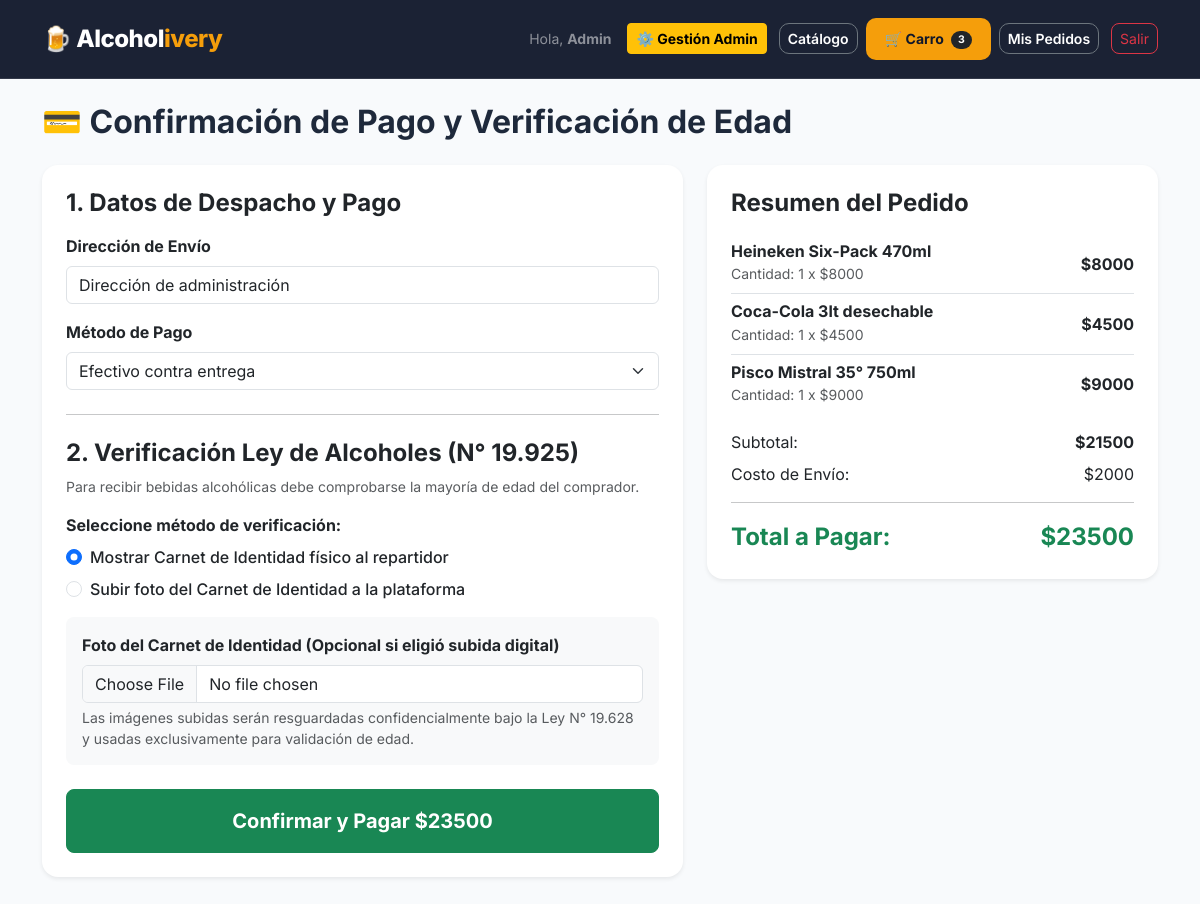
Screenshot of /checkout/ (signed in) with the database file from the repository.
### delivery/models.py (models this page shows, shortened)
class CarroCompras(models.Model):
    cliente = models.OneToOneField(User, on_delete=models.CASCADE, related_name='carro')
    def obtener_subtotal(self):
        return sum(item.obtener_subtotal() for item in self.items.all())
    def obtener_total_items(self):
        return sum(item.cantidad for item in self.items.all())

class ItemCarro(models.Model):
    carro = models.ForeignKey(CarroCompras, on_delete=models.CASCADE, related_name='items')
    producto = models.ForeignKey(Producto, on_delete=models.CASCADE)
    cantidad = models.PositiveIntegerField(default=1)
    def obtener_subtotal(self):
        return self.producto.precio * self.cantidad

class Producto(models.Model):
    CATEGORIAS = [
        ('ALCOHOL', 'Bebidas Alcohólicas'),
        ('BEBIDA', 'Refrescos y Bebidas'),
        ('CIGARRO', 'Cigarrillos y Tabaco'),
    ]
    nombre = models.CharField(max_length=100)
    categoria = models.CharField(max_length=20, choices=CATEGORIAS, default='ALCOHOL')
    precio = models.IntegerField()
    stock_actual = models.IntegerField(default=0)
    imagen = models.ImageField(upload_to='productos/', blank=True, null=True)
    requiere_mayor_edad = models.BooleanField(default=True)
    disponible = models.BooleanField(default=True)

### delivery/views.py (the view)
# urls.py: path('checkout/', views.checkout_view, name='checkout'),
@login_required
def checkout_view(request):
    carro, _ = CarroCompras.objects.get_or_create(cliente=request.user)
    items = carro.items.select_related('producto').all()
    if not items.exists():
        messages.warning(request, "Tu carro de compras está vacío.")
        return redirect('catalogo')
    subtotal = carro.obtener_subtotal()
    costo_envio = 2000
    total = subtotal + costo_envio
    if request.method == 'POST':
        form = CheckoutForm(request.POST, request.FILES)
        if form.is_valid():
            direccion = form.cleaned_data['direccion_entrega']
            metodo = form.cleaned_data['metodo_pago']
            verificacion = form.cleaned_data['metodo_verificacion']
            imagen_carnet = form.cleaned_data.get('imagen_carnet')
            pedido = Pedido.objects.create(
                cliente=request.user,
                direccion_entrega=direccion,
                metodo_pago=metodo,
                metodo_verificacion=verificacion,
                imagen_carnet=imagen_carnet,
                subtotal=subtotal,
                costo_envio=costo_envio,
                total_pagar=total,
                estado_despacho='PENDIENTE'
            )
            for item in items:
                DetallePedido.objects.create(
                    pedido=pedido,
                    producto=item.producto,
                    cantidad=item.cantidad,
                    precio_unitario=item.producto.precio,
                    subtotal=item.obtener_subtotal()
                )
                item.producto.stock_actual -= item.cantidad
                item.producto.save()
            carro.items.all().delete()
            messages.success(request, f"¡Pedido #{pedido.id} realizado exitosamente! En breve será despachado.")
            return redirect('mis_pedidos')
    else:
        perfil = getattr(request.user, 'perfil', None)
        direccion_inicial = perfil.direccion if perfil else 'Dirección de administración'
        form = CheckoutForm(initial={'direccion_entrega': direccion_inicial, 'metodo_verificacion': 'PRESENCIAL'})
    return render(request, 'delivery/checkout.html', {
        'form': form,
        'items': items,
        'subtotal': subtotal,
        'costo_envio': costo_envio,
        'total': total
    })

### delivery/forms.py (shortened to what this page needs)
class CheckoutForm(forms.Form):
    direccion_entrega = forms.CharField(
        label="Dirección de Envío",
        max_length=200,
        widget=forms.TextInput(attrs={'class': 'form-control', 'placeholder': 'Ej. Av. Pajaritos 1234, Maipú'})
    )
    metodo_pago = forms.ChoiceField(
        label="Método de Pago",
        choices=Pedido.METODOS_PAGO,
        widget=forms.Select(attrs={'class': 'form-select'})
    )
    metodo_verificacion = forms.ChoiceField(
        label="Verificación de Edad en Venta de Alcohol",
        choices=Pedido.METODOS_VERIFICACION,
        widget=forms.RadioSelect(attrs={'class': 'form-check-input'})
    )
    imagen_carnet = forms.ImageField(
        label="Foto del Carnet de Identidad (Opcional si eligió subida digital)",
        required=False,
        widget=forms.FileInput(attrs={'class': 'form-control'})
    )

### delivery/templates/delivery/checkout.html (shortened to what this page needs)
{% extends 'delivery/base.html' %}
{% block content %}
<h2 class="mb-4 fw-bold">💳 Confirmación de Pago y Verificación de Edad</h2>
<div class="row">
    <div class="col-md-7">
        <div class="card shadow-sm border-0 rounded-4 mb-4">
            <div class="card-body p-4">
                <h4 class="card-title fw-bold mb-3">1. Datos de Despacho y Pago</h4>
                <form method="post" enctype="multipart/form-data">
                    <div class="mb-3">
                        <label class="form-label fw-bold">{{ form.direccion_entrega.label }}</label>
                        {{ form.direccion_entrega }}
                    </div>
                    <div class="mb-4">
                        <label class="form-label fw-bold">{{ form.metodo_pago.label }}</label>
                        {{ form.metodo_pago }}
                    </div>
                    <hr class="my-4">
                    <h4 class="card-title fw-bold mb-2">2. Verificación Ley de Alcoholes (N° 19.925)</h4>
                    <p class="text-muted small mb-3">
                        Para recibir bebidas alcohólicas debe comprobarse la mayoría de edad del comprador.
                    </p>
                    <div class="mb-3">
                        <label class="form-label fw-bold mb-2">Seleccione método de verificación:</label>
                        {% for radio in form.metodo_verificacion %}
                            <div class="form-check mb-2">
                                {{ radio.tag }}
                                <label class="form-check-label fw-medium" for="{{ radio.id_for_label }}">
                                    {{ radio.choice_label }}
                                </label>
                            </div>
                        {% endfor %}
                    </div>
                    <div class="mb-4 p-3 bg-light rounded-3">
                        <label class="form-label fw-bold">{{ form.imagen_carnet.label }}</label>
                        {{ form.imagen_carnet }}
                        <small class="text-muted d-block mt-1">
                            Las imágenes subidas serán resguardadas confidencialmente bajo la Ley N° 19.628 y usadas exclusivamente para validación de edad.
                        </small>
                    </div>
                    <button type="submit" class="btn btn-success btn-lg w-100 fw-bold py-3 fs-5">Confirmar y Pagar ${{ total }}</button>
                </form>
            </div>
        </div>
    </div>
    <div class="col-md-5">
        <div class="card shadow-sm border-0 rounded-4">
            <div class="card-body p-4">
                <h4 class="card-title fw-bold mb-3">Resumen del Pedido</h4>
                <ul class="list-group list-group-flush mb-3">
                    {% for item in items %}
                    <li class="list-group-item d-flex justify-content-between align-items-center px-0 bg-transparent">
                        <div>
                            <h6 class="mb-0 fw-bold">{{ item.producto.nombre }}</h6>
                            <small class="text-muted">Cantidad: {{ item.cantidad }} x ${{ item.producto.precio }}</small>
                        </div>
                        <span class="fw-bold">${{ item.obtener_subtotal }}</span>
                    </li>
                    {% endfor %}
                </ul>
                <div class="d-flex justify-content-between mb-2">
                    <span>Subtotal:</span>
                    <span class="fw-bold">${{ subtotal }}</span>
                </div>
                <div class="d-flex justify-content-between mb-2">
                    <span>Costo de Envío:</span>
                    <span>${{ costo_envio }}</span>
                </div>
                <hr>
                <div class="d-flex justify-content-between fs-4 fw-bold text-success">
                    <span>Total a Pagar:</span>
                    <span>${{ total }}</span>
                </div>
            </div>
        </div>
    </div>
</div>
{% endblock %}

### delivery/templates/delivery/base.html (shortened to what this page needs)
<!DOCTYPE html>
<html lang="es">
<head>
    <link rel="stylesheet" href="https://cdn.jsdelivr.net/npm/bootstrap@5.3.0/dist/css/bootstrap.min.css">
</head>
<body>
    <nav class="navbar navbar-expand-lg navbar-dark navbar-custom sticky-top py-3 mb-4">
        <div class="container">
            <a class="navbar-brand fs-4" href="{% url 'catalogo' %}">🍺 Alcohol<span>ivery</span></a>
            {% if user.is_authenticated %}
                <div class="d-flex align-items-center gap-2">
                    <span class="text-white-50 small me-2 d-none d-md-inline">Hola, <strong>{{ user.username }}</strong></span>
                    {% if user.is_staff %}
                        <a href="{% url 'admin_productos' %}" class="btn btn-warning btn-sm fw-bold me-1">⚙️ Gestión Admin</a>
                    {% endif %}
                    <a href="{% url 'catalogo' %}" class="btn btn-outline-custom btn-sm text-white border-secondary">Catálogo</a>
                    <a href="{% url 'ver_carro' %}" class="btn btn-accent btn-sm">
                        🛒 Carro <span class="badge bg-dark text-white rounded-pill ms-1">{{ user.carro.obtener_total_items|default:0 }}</span>
                    </a>
                    <a href="{% url 'mis_pedidos' %}" class="btn btn-outline-custom btn-sm text-white border-secondary">Mis Pedidos</a>
                    <a href="{% url 'logout' %}" class="btn btn-outline-danger btn-sm rounded-3 ms-1">Salir</a>
                </div>
            {% endif %}
        </div>
    </nav>
    <div class="container pb-5">
        {% block content %}{% endblock %}
    </div>
</body>
</html>

### delivery/templates/delivery/base.html (style rules this page uses)
:root { --brand-primary: #0f172a; --brand-accent: #f59e0b; --brand-accent-hover: #d97706; --bg-light: #f8fafc; --text-dark: #1e293b; }
body { font-family: 'Inter', sans-serif; background-color: var(--bg-light); color: var(--text-dark); min-height: 100vh; }
.navbar-custom { background-color: rgba(15, 23, 42, 0.95); backdrop-filter: blur(8px); border-bottom: 1px solid rgba(255, 255, 255, 0.1); }
.navbar-brand { font-weight: 800; letter-spacing: -0.5px; color: #ffffff !important; }
.navbar-brand span { color: var(--brand-accent); }
.btn-accent { background-color: var(--brand-accent); color: #0f172a; font-weight: 700; border: none; border-radius: 10px; padding: 0.6rem 1.2rem; transition: all 0.2s ease; }
.btn-outline-custom { border: 1px solid #cbd5e1; color: #334155; font-weight: 600; border-radius: 10px; }

### rows the page displays
ItemCarro: producto.nombre "Heineken Six-Pack 470ml", cantidad "1", producto.precio "8000", obtener_subtotal "8000"
ItemCarro: producto.nombre "Coca-Cola 3lt desechable", cantidad "1", producto.precio "4500", obtener_subtotal "4500"
ItemCarro: producto.nombre "Pisco Mistral 35° 750ml", cantidad "1", producto.precio "9000", obtener_subtotal "9000"

### other values shown
{{ user.username }} "Admin"
{{ user.carro.obtener_total_items|default:0 }} "3"
{{ radio.choice_label }} "Mostrar Carnet de Identidad físico al repartidor" "Subir foto del Carnet de Identidad a la plataforma"
{{ total }} "23500"
{{ subtotal }} "21500"
{{ costo_envio }} "2000"
